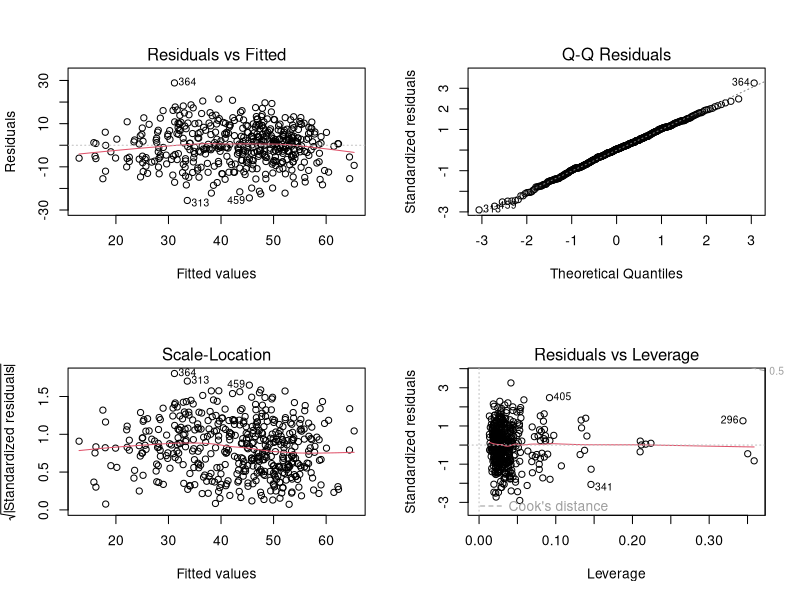
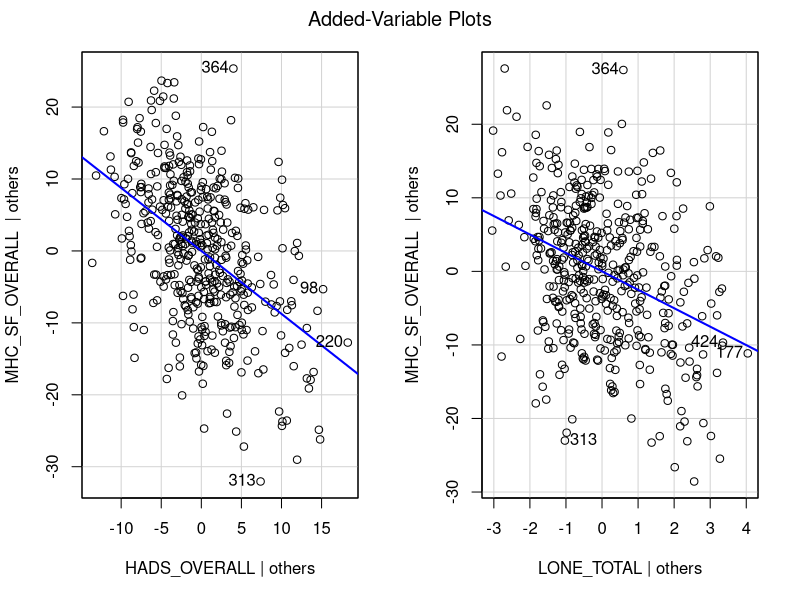
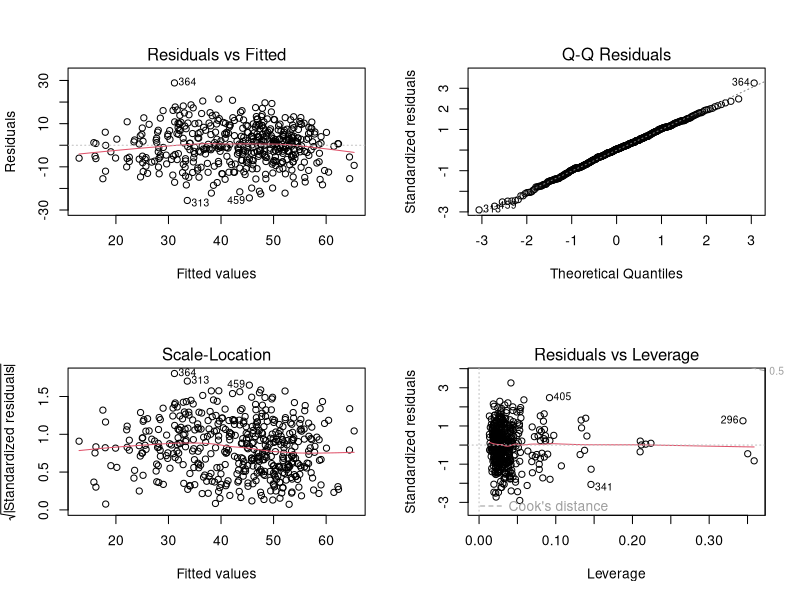
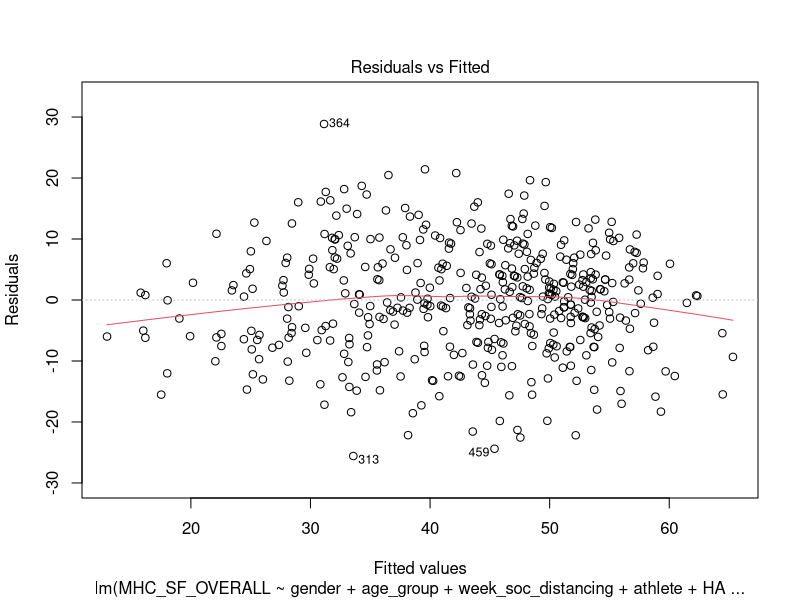
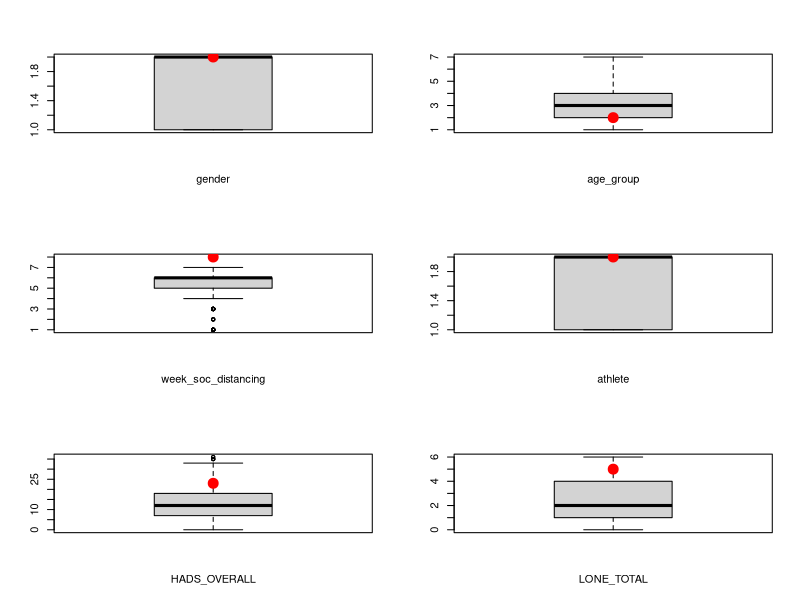
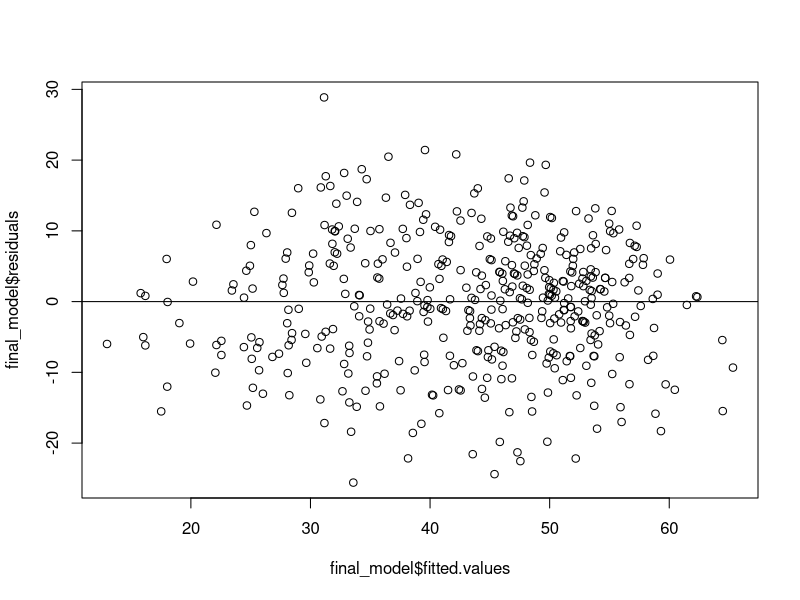
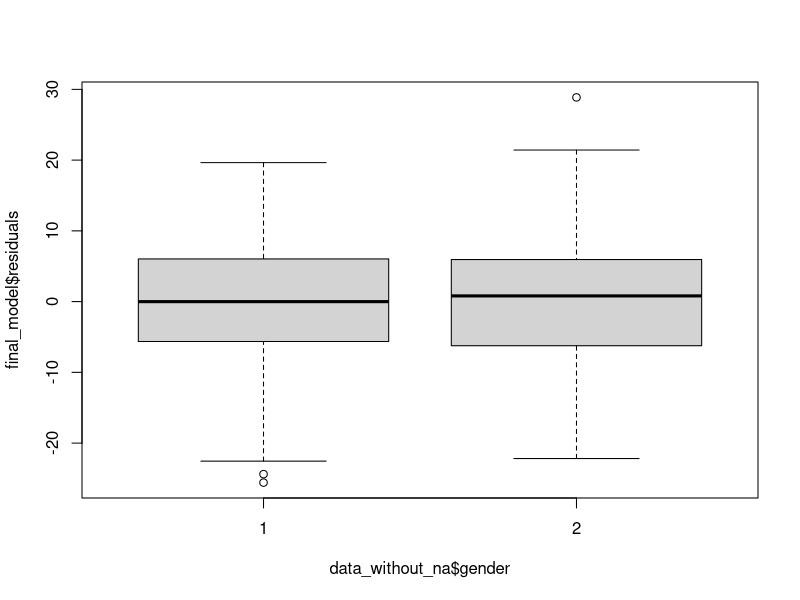
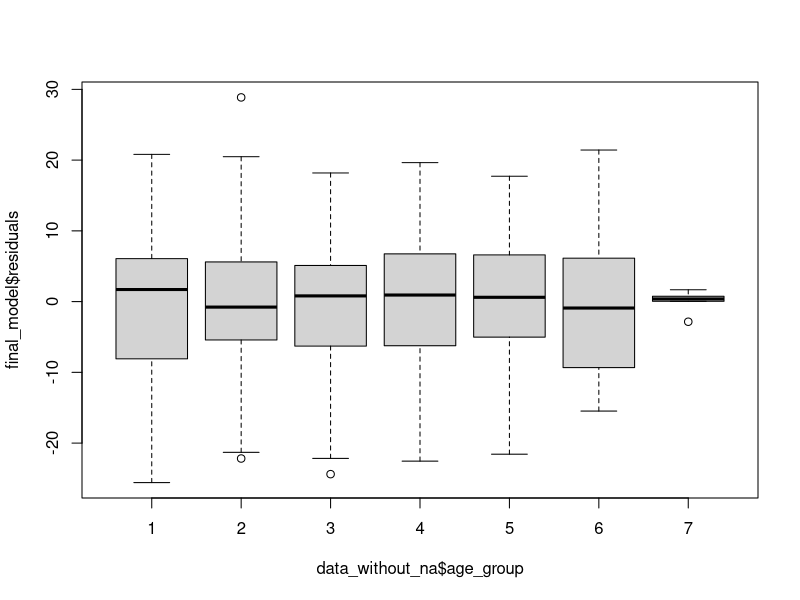

The R source for these figures, in order:
## ---- chunk 1
knitr::opts_chunk$set(echo = TRUE)
library(tidyverse)
## ---- chunk 2
data <- read.csv("MH_survey_only_higher_index.csv",
    na.strings = "NA")
names(data)
#only relevant for Seokjun's PC <- thanks :D
names(data)[1] <- "gender"

data <- data[, -c(17:22)]


# Assigning factors
data$gender <- factor(data$gender)
data$age_group <- factor(data$age_group)
data$country_lockdown <- factor(data$country_lockdown)
data$marital <- factor(data$marital)
data$smoking <- factor(data$smoking)
data$fivfruitveg <- factor(data$fivfruitveg)
data$shielded <- factor(data$shielded)
data$week_soc_distancing <- factor(data$week_soc_distancing)
data$athlete <- factor(data$athlete)
## ---- chunk 3
data_without_na <- data[complete.cases(data), ]
model_full <- lm(MHC_SF_OVERALL ~ ., data = data[complete.cases(data), ])
summary(model_full)

step(model_full, direction = "backward")
## ---- chunk 4
model_step9 = lm(formula = MHC_SF_OVERALL ~ gender + age_group + week_soc_distancing + 
    athlete + HADS_OVERALL + RES_TOTAL + LONE_TOTAL, data = data[complete.cases(data), ])
model_step9  %>% summary()
## ---- chunk 5
no_HADS = lm(formula = MHC_SF_OVERALL ~ gender + age_group + week_soc_distancing + 
    athlete+ RES_TOTAL + LONE_TOTAL, data = data[complete.cases(data), ])

no_RES = lm(formula = MHC_SF_OVERALL ~ gender + age_group + week_soc_distancing + 
    athlete + HADS_OVERALL + LONE_TOTAL, data = data[complete.cases(data), ])

paste0("AIC without HADS: ", c(no_HADS %>% extractAIC())[2] %>% round(2))
paste0("AIC without RES: ", c(no_RES %>% extractAIC())[2] %>% round(2))
## ---- chunk 6
final_model = lm(formula = MHC_SF_OVERALL ~ gender + age_group + week_soc_distancing + 
    athlete + HADS_OVERALL + LONE_TOTAL, data = data[complete.cases(data), ])
final_model %>% summary()
## ---- chunk 7
par(mfrow = c(2, 2))
plot(final_model)
## ---- chunk 8
model_interaction = lm(formula = MHC_SF_OVERALL ~ (gender + age_group + week_soc_distancing + 
    athlete + HADS_OVERALL + + LONE_TOTAL)^2, data = data[complete.cases(data), ])
anova(final_model, model_interaction)
## ---- chunk 9
final_model %>% summary()
anova(final_model) #type 1
# explanation: https://stats.stackexchange.com/questions/20452/how-to-interpret-type-i-type-ii-and-type-iii-anova-and-manova/20455#20455
library(car)
Anova(final_model) #type 2
## ---- chunk 10
w.o.gender = lm(formula = MHC_SF_OVERALL ~ age_group + week_soc_distancing + 
    athlete + HADS_OVERALL + LONE_TOTAL, data = data[complete.cases(data), ])
anova(w.o.gender, final_model)
## ---- chunk 11
w.o.age_group = lm(formula = MHC_SF_OVERALL ~ gender + week_soc_distancing + 
    athlete + HADS_OVERALL + LONE_TOTAL, data = data[complete.cases(data), ])
anova(w.o.age_group, final_model)
## ---- chunk 12
w.o.week_soc_dist = lm(formula = MHC_SF_OVERALL ~ gender + age_group + 
    athlete + HADS_OVERALL + LONE_TOTAL, data = data[complete.cases(data), ])
anova(final_model, w.o.week_soc_dist)
## ---- chunk 13
library(car)
# ?avPlots
avPlots(final_model, terms=~HADS_OVERALL + LONE_TOTAL)
## ---- chunk 14
par(mfrow = c(2, 2))
plot(final_model)

par(mfrow = c(1, 1))
plot(final_model, which = 1) #delete 364? (index is 321, after deleting NAs)
which.max(final_model$residuals); final_model$residuals[321]
data[364, ]

par(mfrow = c(3, 2))
for(i in (names(final_model$model)[-1])) {
    print(i)
    boxplot(data[, i], xlab = i)
    points(1, data[364, i], pch = 19, col = "red", cex = 2)
}
## ---- chunk 15
par(mfrow = c(1, 1))
# vs fitted
plot(final_model$residuals ~ final_model$fitted.values)
abline(h = 0)
which.max(final_model$residuals)
final_model$residuals[321] #364 before deleting NA, 321 after deleting NA

#vs predictors
n_lab_to_boxplot <- function(factor_var, y=1) {
    lev <- levels(factor_var)
    for(i in seq_along(lev)) {
        text(i, y, paste("n=", sum(factor_var == lev[i]), sep = ""))
    }
}


plot(final_model$residuals ~ data_without_na$gender)
plot(final_model$residuals ~ data_without_na$age_group)
plot(final_model$residuals ~ data_without_na$week_soc_distancing)  # <- hmm. but boxes are similar
n_lab_to_boxplot(data_without_na$week_soc_distancing, y = 25) #we can guess what makes the problem

plot(final_model$residuals ~ data_without_na$athlete)
plot(final_model$residuals ~ data_without_na$HADS_OVERALL)
abline(h = 0)
plot(final_model$residuals ~ data_without_na$LONE_TOTAL)
abline(h = 0)

## ---- chunk 16
par(mfrow = c(1, 1)); plot(final_model, which = 4)
par(mfrow = c(2, 2)); plot(final_model)

final_model$model[c(296, 341, 405), ] #not these
final_model$model[c(266, 301, 354), ] #but these
#or
data[c(296, 341, 405),]


par(mfrow = c(4,4))
for(i in 1:16){
    boxplot(data[, i], xlab = colnames(data)[i])
    points(1, data[296, i], pch = 19, col = "red", cex = 2)
    points(1, data[341, i], pch = 19, col = "blue", cex = 2)
    points(1, data[405, i], pch = 19, col = "green", cex = 2)
}
## ---- chunk 17
final_model$model %>% summary()
